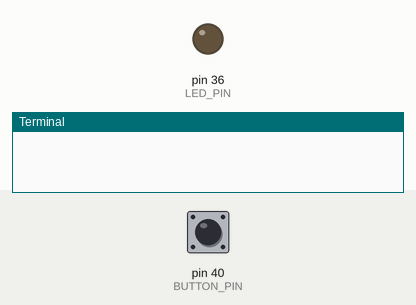
This program was run on a simulated Raspberry Pi (header pin numbers). Shown: output pins drawn as LEDs (lit = HIGH), the last lines printed to the terminal. The inputs (shaded band) are chosen by the test bench; at power-on: pin 40 (BUTTON_PIN) HIGH.

Above: at 1.2 s.
1.3 s: pin 40 (BUTTON_PIN) pulled LOW for 0.15 s
At 2.1 s:
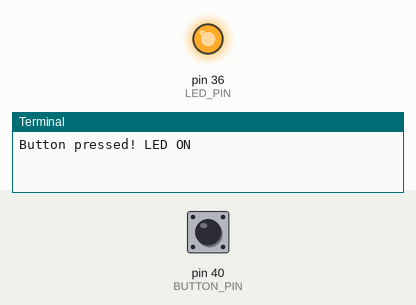
2.9 s: pin 40 (BUTTON_PIN) pulled LOW for 1 s
Timing chart, 0 to 5.9 s (numbered marks = the images above; inputs shaded):
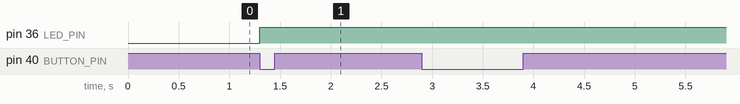

Measured:
- after the input at 1.3 s, pin 36 (LED_PIN): LOW → HIGH at once

The program:

button_toggle.py
```python
import RPi.GPIO as GPIO
import time

# Set up GPIO
GPIO.cleanup()  # Clean up any previous GPIO settings
GPIO.setmode(GPIO.BOARD)
BUTTON_PIN = 40
LED_PIN = 36
GPIO.setup(BUTTON_PIN, GPIO.IN, pull_up_down=GPIO.PUD_UP)
GPIO.setup(LED_PIN, GPIO.OUT)
GPIO.output(LED_PIN, GPIO.LOW)

button_pressed = False
while True:
    # Read button state
    button_state = GPIO.input(BUTTON_PIN)

    if button_state == GPIO.LOW:  # Button pressed
        if not button_pressed:
            GPIO.output(LED_PIN, GPIO.HIGH)  # Turn LED ON
            print("Button pressed! LED ON")
            button_pressed = True
            time.sleep(0.5)  # Debounce delay
        else:
            GPIO.output(LED_PIN, GPIO.LOW)  # Turn LED OFF
            print("Button released! LED OFF")
            button_pressed = False
    
```
